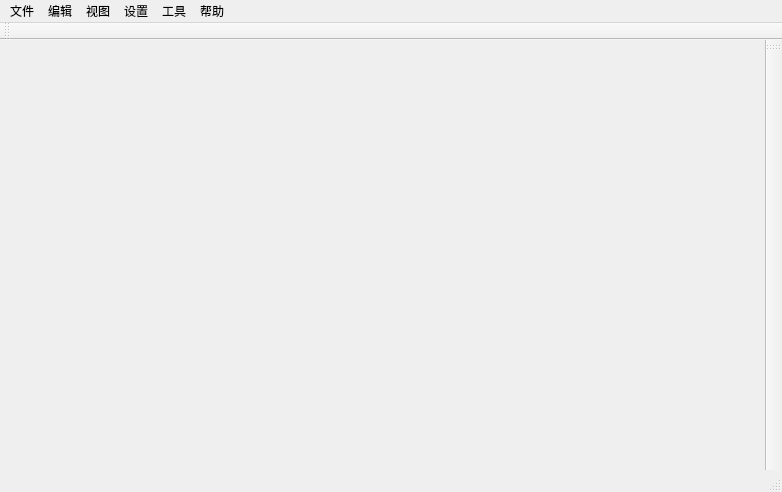
<?xml version="1.0" encoding="UTF-8"?>
<ui version="4.0">
 <class>PartEditor</class>
 <widget class="QMainWindow" name="PartEditor">
  <property name="geometry">
   <rect>
    <x>0</x>
    <y>0</y>
    <width>782</width>
    <height>492</height>
   </rect>
  </property>
  <property name="windowTitle">
   <string>Part Editor</string>
  </property>
  <widget class="QWidget" name="centralWidget"/>
  <widget class="QMenuBar" name="menuBar">
   <property name="geometry">
    <rect>
     <x>0</x>
     <y>0</y>
     <width>782</width>
     <height>23</height>
    </rect>
   </property>
   <widget class="QMenu" name="menuFile">
    <property name="title">
     <string>文件</string>
    </property>
   </widget>
   <widget class="QMenu" name="menuEdit">
    <property name="title">
     <string>编辑</string>
    </property>
   </widget>
   <widget class="QMenu" name="menuView">
    <property name="title">
     <string>视图</string>
    </property>
   </widget>
   <widget class="QMenu" name="menuSetup">
    <property name="title">
     <string>设置</string>
    </property>
   </widget>
   <widget class="QMenu" name="menuTool">
    <property name="title">
     <string>工具</string>
    </property>
   </widget>
   <widget class="QMenu" name="menuHelp">
    <property name="title">
     <string>帮助</string>
    </property>
   </widget>
   <addaction name="menuFile"/>
   <addaction name="menuEdit"/>
   <addaction name="menuView"/>
   <addaction name="menuSetup"/>
   <addaction name="menuTool"/>
   <addaction name="menuHelp"/>
  </widget>
  <widget class="QToolBar" name="toolBarMain">
   <property name="allowedAreas">
    <set>Qt::TopToolBarArea</set>
   </property>
   <property name="iconSize">
    <size>
     <width>16</width>
     <height>16</height>
    </size>
   </property>
   <property name="floatable">
    <bool>false</bool>
   </property>
   <attribute name="toolBarArea">
    <enum>TopToolBarArea</enum>
   </attribute>
   <attribute name="toolBarBreak">
    <bool>false</bool>
   </attribute>
  </widget>
  <widget class="QStatusBar" name="statusBar"/>
  <widget class="QToolBar" name="toolBarDrawing">
   <property name="windowTitle">
    <string>toolBar</string>
   </property>
   <property name="allowedAreas">
    <set>Qt::RightToolBarArea</set>
   </property>
   <property name="iconSize">
    <size>
     <width>16</width>
     <height>16</height>
    </size>
   </property>
   <attribute name="toolBarArea">
    <enum>RightToolBarArea</enum>
   </attribute>
   <attribute name="toolBarBreak">
    <bool>false</bool>
   </attribute>
  </widget>
 </widget>
 <layoutdefault spacing="6" margin="11"/>
 <resources/>
 <connections/>
</ui>
